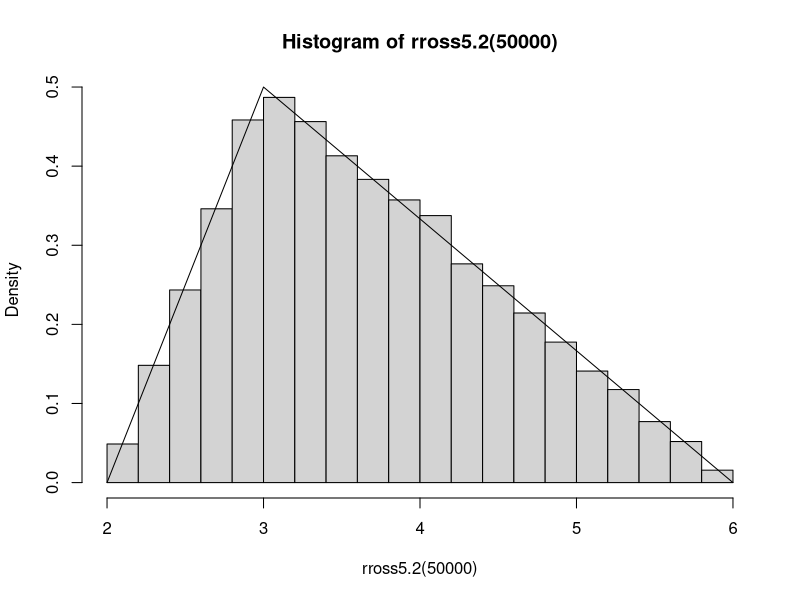
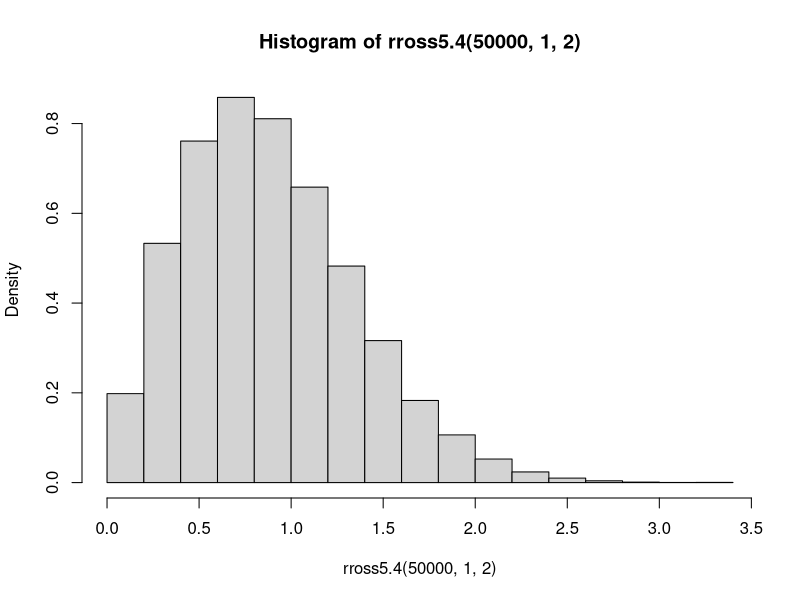
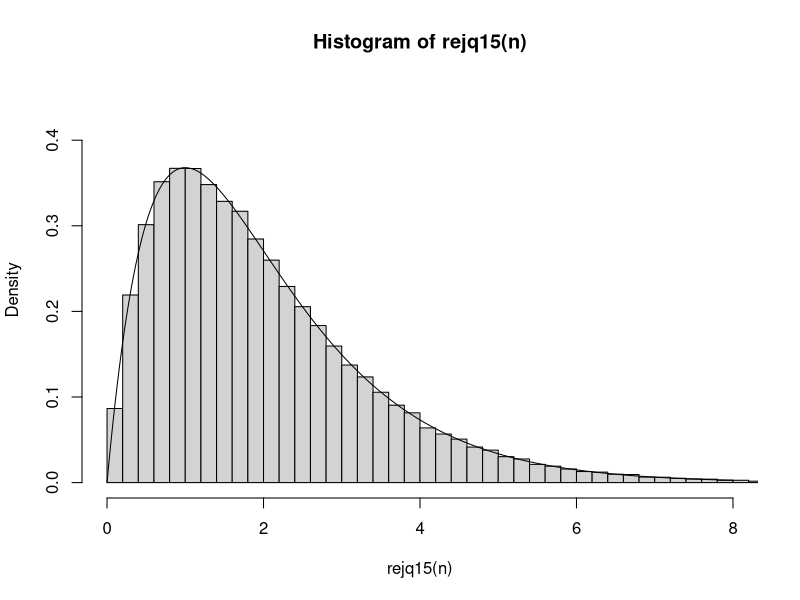
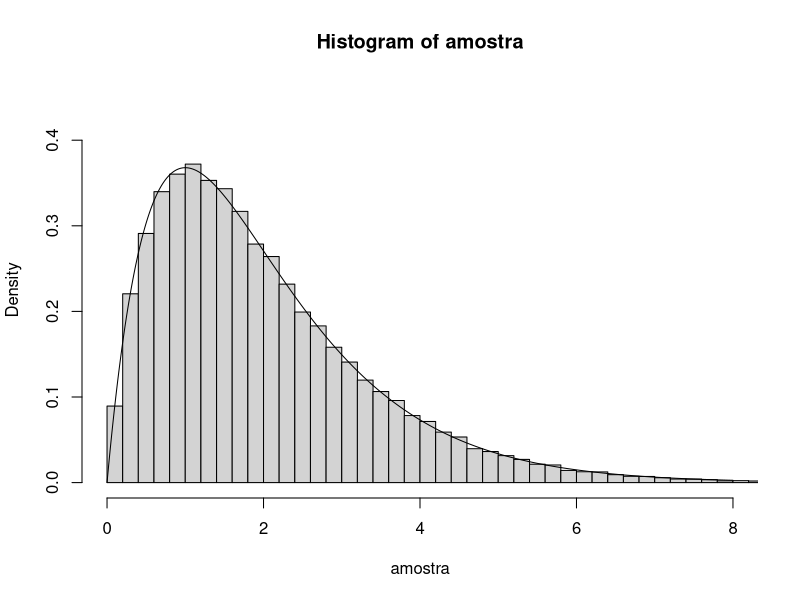

The R source for these figures, in order: (Note: a time limit stopped this script after it produced the figures.)
########### Aula 1 - Ex 1 ##########

#3.3 exp(x + x^2) entre -2 e 2

#função transformada
h = function(y) {
  x = 4*y - 2
  exp(x + x^2)
} 

#integral
4*mean(h(runif(10000)))

#3.7 exp(-x^2) entre -inf e inf

#função transformada
h = function(y) {
  x = -log((1-y)/y)
  
  exp(-(x)^2)*((1+exp(-x))^2)/exp(-x)
  
}

mean(h(runif(10000)))

#3.9 exp(-x-y) 0 < y < x, 0 < x < inf

#função transformada
h = function(k, l) {
  x = l/(1-l)
  y = k*x
  
  exp(-(x+y))*x*(1+x)^2
}

mean(h(runif(100000), runif(100000)))

#3.13 

the.n = function()
{
  i = 0
  x = 1
  while (x >= exp(-3))
  {
    x = x*runif(1)
    i = i+1
  } 
  return(i-1)
}

then = replicate(100000,the.n())
mean(then) # Media ~ 3
prop.table(table(then)) # P(N = i)


########### Aula 1 - Ex 2 - Q2 ##########

fross5.2 = function(x)
{
  z = (x == 0)*max(Re(polyroot(c(4-runif(1),-4,1)))) +
    (x == 1)*min(Re(polyroot(c(-3-runif(1),4/3,-1/9))))
  
  return(z)
}  

rross5.2 = function(n)
{
  r = rbinom(n,1,3/4)
  return(sapply(r,fross5.2))
}

hist(rross5.2(50000),freq = F)
lines(seq(2,6,0.001),
      c( (seq(2,3,0.001)-2)/2, 
         (2 - seq(3.001,6,0.001)/3)/2 ))

########### Aula 1 - Ex 2 - Q4 ##########

fross5.4 = function(a,b){return((log(1-runif(1))/-a)^(1/b))}

rross5.4 = function(n,a,b)
{
  return(replicate(n,fross5.4(a,b)))
}

hist(rross5.4(50000,1,2),freq = F)

########### Aula 1 - Ex 2 - Q15 ##########

## Método da rejeição a partir de dist. exp(1/2) com alpha = 1/4

n <- 100000
rejq15 = function(n)
{
  k <- 0 #counter for accepted
  j <- 0 #iterations
  y <- numeric(n)
  while (k < n) {
    u <- runif(1)
    j<-j+1
    x <- rexp(1,50/100) #random variate from g
    if (0.5*x * exp(-0.5*x) > u) {
      #we accept x
      k<-k+1
      y[k] <- x
    }
  }
  return(y)
}
hist(rejq15(n),freq = FALSE,breaks = 80,ylim = c(0,0.45), xlim=c(0,8))
lines(seq(0,8,0.01),seq(0,8,0.01)*exp(-seq(0,8,0.01)))

## Método SIR a com proposta exp(-1/2)

Pesos1 <- function(y){
  df <- y*exp(-y)
  dg <- dexp(y,1/2)
  p <- df/dg
  pesos <- p/sum(p)
  return(pesos)
}

rxex_sir <- function(n, m){
  y <- rexp(m,1/2)
  pesos <- Pesos1(y)
  amostra <- sample(x = y, size = n, replace = T, prob = pesos)
  return(amostra)
}

n = 100000
m = 100000

amostra <- rxex_sir(n, m)
hist(amostra, freq = FALSE,breaks = 80, ylim = c(0,0.45),xlim=c(0,8))
lines(seq(0,8,0.01),seq(0,8,0.01)*exp(-seq(0,8,0.01)))

######## Comparação de eficiência #########

install.packages("microbenchmark")
require(microbenchmark)

if(!require(microbenchmark)){
  install.packages("microbenchmark")
  require(microbenchmark)}

# Análise de desempenho

n = 1000
microbenchmark(
  rxex_sir(n,1000),
  rejq15(n),
  times = 1000)

# O algoritmo da rejeição dado os parâmetros usados se mostrou muito superior
# em tempo computacional.

########### Aula 1 - Ex 2 - Q16 ##########

reason = function(x)
{
  return((x^2) * exp((lambda-1)*x))
}

lambda = seq(0.01,0.99,0.01)
rejq16 = function(lambda,n = 1000)
{
  k <- 0 #counter for accepted
  j <- 0 #iterations
  y <- numeric(n)
  z = seq(0.01,20,0.01)
  r = reason(z)
  alpha = 1/max(reason(z)) # De acordo com o slide, o 1/alpha é o maximo da
  while (k < n) {          # que a razão das funções assume. Isso muda pra 
                           # lambda em teoria.
    u <- runif(1)
    j<-j+1
    x <- rexp(1,lambda) #random variate from g
    if (alpha*(x^2) * exp((lambda-1)*x) > u) {
      #we accept x
      k<-k+1
      y[k] <- x
    }
  }
  return(j)
}

iter = sapply(lambda,rejq16)
best = match(min(iter), iter)
lambda[best]

########### Aula 1 - Ex 3 ##########
#3.11
set.seed(10)
################
rmixp = function(n, p) {
  u = rbinom(n, prob = p, size=1)
  x = rnorm(n)
  y = rnorm(n, 3, 1)
  c(x[u==1], y[u==0])
}

dmixp = function(x, p) {
  p*dnorm(x) + (1-p)*dnorm(x, 3, 1)
}


pl = function(p, n=1000) {
  amostra = rmixp(n, p)
  x = seq(min(amostra)-1, max(amostra)+1, 0.001)
  hist(amostra, freq = F, main="Histrograma da amostra simulada")
  lines(x, dmixp(x, p), col='red')
  
}


pl(p=0.75)
pl(p=0.6)
pl(p=0.5)

#mais próximo de p=0.5 -> maior bimodalidade

if(!require("dplyr")){install.packages(dplyr);require(dplyr)}

#3.12
rmgp = function(n, a, b) {
  rgamma(n, a, b) %>% rpois(n, .)
}

rmgp(1000, 4, 2) %>% hist()

########### Aula 1 - Ex 4 ##########

fross4.2 = function(q)
{
  U = runif(1)
  i = 0
  p = exp(-q)
  FP = p
  while(U >= FP)
  {
    p = (q*p)/(i+1)
    FP = FP + p
    i = i + 1
  }
  return(i)
}

rpoisson = function(n,q)
{
  X = rep(q,n)
  return(sapply(X,fross4.2))
}

########### Aula 1 - Ex 5 ##########

fross4h = function(n,p)
{
  i = 1
  
  x = rep(0,length(p))
  
  while (i <= length(p))
  {
    pi = ifelse(i == 1, p[1], p[i]/(1-sum(p[1:(i-1)])))
    x[i] = (n > 0)*sum(rbinom(n = 1, size = n, prob = pi))
    n = n - x[i]
    i = i + 1
  }
  return(x)
}

rmulti = function(n,size,p)
{
  x = t(replicate(n,fross4h(size,p)))
  return(x)
}

########### Aula 1 - Ex 6 ##########

#minha g será uma t com df baixo, para ter uma calda mais pesada

#densidade da skew normal 
dskew = function(x, ep, w, a) {
  (2/w)*dnorm((x-ep)/w)*pnorm(a*((x-ep)/w))
}

#usando SIR 
rskew = function(n, ep, w, a, m) {
  
  g = function(x, ep) dnorm(x, ep, sd=100)
  y = rnorm(m, mean = ep, sd=100)
  w = (dskew(y, ep=0, w=2, a=6)/g(y, ep=0))/sum((dskew(y, ep=0, w=2, a=6)/g(y, ep=0)))
  sample(y, size=n, prob = w, replace = T) 
  
  
}
